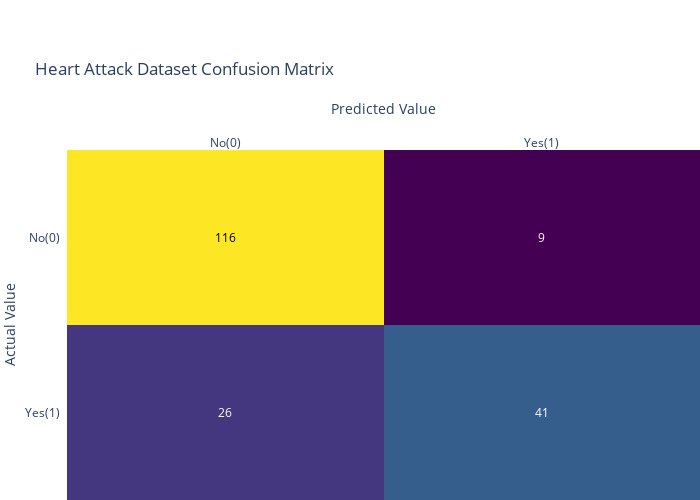
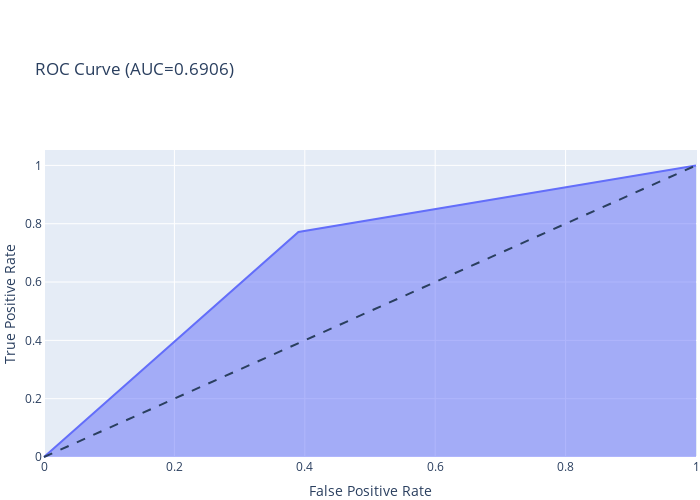

The notebook cell these images were saved under, in order:
### Markdown cell above
**In the Tutorial Completion Document, describe your findings.**

d. Evaluate the above model (TASK I.c). Then compare and discuss your findings with the model from TASK I.a. List your observations. Plot the confusion matrix (Accuracy, Precesion, Recall and F1 Score) and ROC curve.

### Code cell
# Use the model from previous step (TASK I.c)

# To-do: Evaluate the above model.
# Then compare and discuss your findings with the model from TASK I.a.
# List your observations. Plot the confusion matrix (Accuracy, Precesion, Recall and F1 Score) and ROC curve.

fig = ff.create_annotated_heatmap(cnf_matrix, x=names, y=names, colorscale=px.colors.sequential.Viridis)

fig.update_layout(title='Heart Attack Dataset Confusion Matrix',
                  autosize=False,
                  width=700,
                  height=500,
                  margin=dict(
                      t=150,
                      l=0,
                      r=0,
                      b=0,
                  ),
                  xaxis_title='Predicted Value',
                  yaxis_categoryorder='category descending',
                  yaxis_title='Actual Value')
fig.show()

# crosstab
pd.crosstab(y_test, y_pred, rownames = ['Actual'], colnames =['Predicted'], margins = True)

# classification report
target_names = ['without heart attack', 'with heart attack']
print(classification_report(y_test, y_pred, target_names=target_names))

# ROC
fpr, tpr, thresholds = roc_curve(y_test, y_pred)

fig = px.area(
    x=fpr, y=tpr,
    title=f'ROC Curve (AUC={auc(fpr, tpr):.4f})',
    labels=dict(x='False Positive Rate', y='True Positive Rate')
)
fig.add_shape(
    type='line', line=dict(dash='dash'),
    x0=0, x1=1, y0=0, y1=1
)

fig.update_layout(
    autosize=False,
    width=700,
    height=500,
    margin=dict(
        t=150,
        l=0,
        r=0,
        b=0,
    ))

fig.show()

### Figure 1 — Plotly figure (JSON) as saved in the notebook; plotly's stock layout.template omitted (floating-point values rounded to 4 significant figures)
{"data": [{"colorscale": [[0, "#440154"], [0.1111, "#482878"], [0.2222, "#3e4989"], [0.3333, "#31688e"], [0.4444, "#26828e"], [0.5556, "#1f9e89"], [0.6667, "#35b779"], [0.7778, "#6ece58"], [0.8889, "#b5de2b"], [1, "#fde725"]], "reversescale": false, "showscale": false, "type": "heatmap", "x": ["No(0)", "Yes(1)"], "y": ["No(0)", "Yes(1)"], "z": [[116, 9], [26, 41]]}], "layout": {"annotations": [{"font": {"color": "#000000"}, "showarrow": false, "text": "116", "x": "No(0)", "xref": "x", "y": "No(0)", "yref": "y"}, {"font": {"color": "#FFFFFF"}, "showarrow": false, "text": "9", "x": "Yes(1)", "xref": "x", "y": "No(0)", "yref": "y"}, {"font": {"color": "#FFFFFF"}, "showarrow": false, "text": "26", "x": "No(0)", "xref": "x", "y": "Yes(1)", "yref": "y"}, {"font": {"color": "#FFFFFF"}, "showarrow": false, "text": "41", "x": "Yes(1)", "xref": "x", "y": "Yes(1)", "yref": "y"}], "autosize": false, "height": 500, "margin": {"b": 0, "l": 0, "r": 0, "t": 150}, "title": {"text": "Heart Attack Dataset Confusion Matrix"}, "width": 700, "xaxis": {"dtick": 1, "gridcolor": "rgb(0, 0, 0)", "side": "top", "ticks": "", "title": {"text": "Predicted Value"}}, "yaxis": {"categoryorder": "category descending", "dtick": 1, "ticks": "", "ticksuffix": "  ", "title": {"text": "Actual Value"}}}}

### Figure 2 — Plotly figure (JSON) as saved in the notebook; plotly's stock layout.template omitted (floating-point values rounded to 4 significant figures)
{"data": [{"fillpattern": {"shape": ""}, "hovertemplate": "False Positive Rate=%{x}<br>True Positive Rate=%{y}<extra></extra>", "legendgroup": "", "line": {"color": "#636efa"}, "marker": {"symbol": "circle"}, "mode": "lines", "name": "", "orientation": "v", "showlegend": false, "stackgroup": "1", "type": "scatter", "x": [0, 0.3902, 1], "xaxis": "x", "y": [0, 0.7714, 1], "yaxis": "y"}], "layout": {"autosize": false, "height": 500, "legend": {"tracegroupgap": 0}, "margin": {"b": 0, "l": 0, "r": 0, "t": 150}, "shapes": [{"line": {"dash": "dash"}, "type": "line", "x0": 0, "x1": 1, "y0": 0, "y1": 1}], "title": {"text": "ROC Curve (AUC=0.6906)"}, "width": 700, "xaxis": {"anchor": "y", "domain": [0, 1], "title": {"text": "False Positive Rate"}}, "yaxis": {"anchor": "x", "domain": [0, 1], "title": {"text": "True Positive Rate"}}}}
